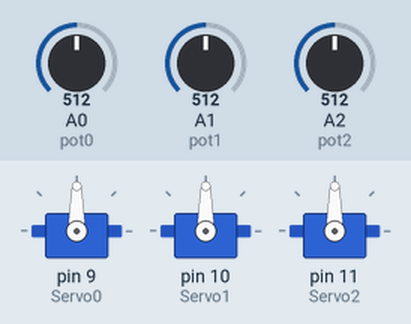
Recording of a sketch running on a simulated Arduino Uno, built with avr-gcc and run on an emulated ATmega328P. Shown: 3 × servo. Inputs (shaded band) come from the test bench; at power-on: A0 (pot0) = 512, A1 (pot1) = 512, A2 (pot2) = 512.

Above: at 1.2 s.
1.3 s: A0 (pot0) set to 716
At 1.9 s:
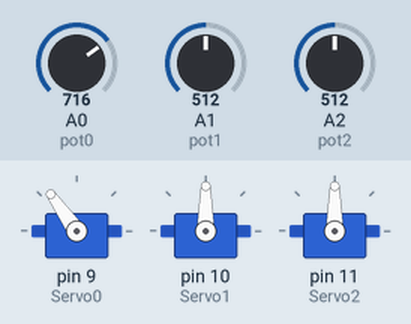
2.8 s: A1 (pot1) set to 716
At 3.2 s:
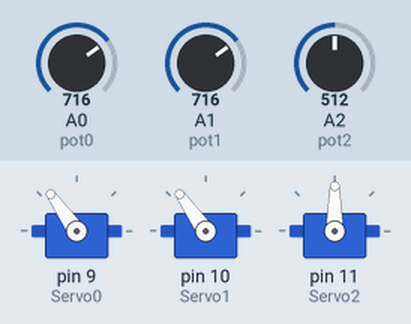
4.3 s: A2 (pot2) set to 716
At 5.5 s:
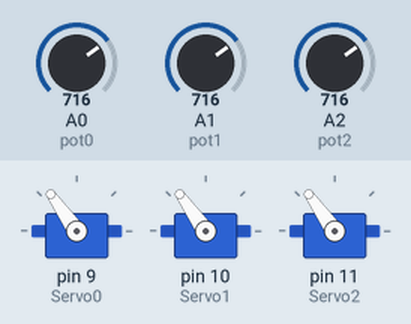
5.8 s: A0 (pot0) set to 900
At 7.0 s:
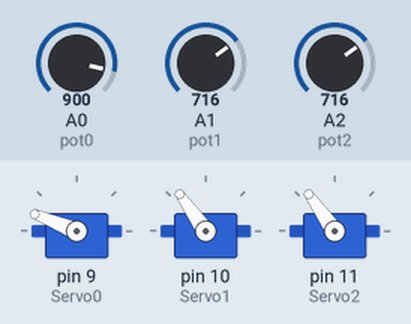
7.3 s: A1 (pot1) set to 900
At 8.3 s:
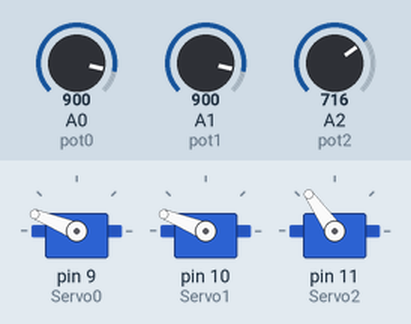
8.8 s: A2 (pot2) set to 900
At 9.5 s:
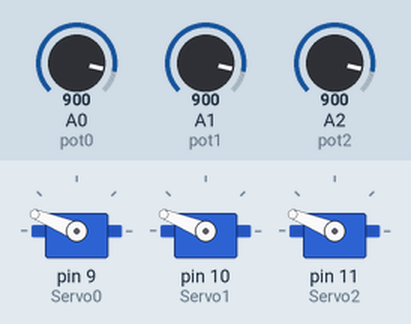
Timing chart, 0 to 11.3 s (numbered marks = the images above; inputs shaded):
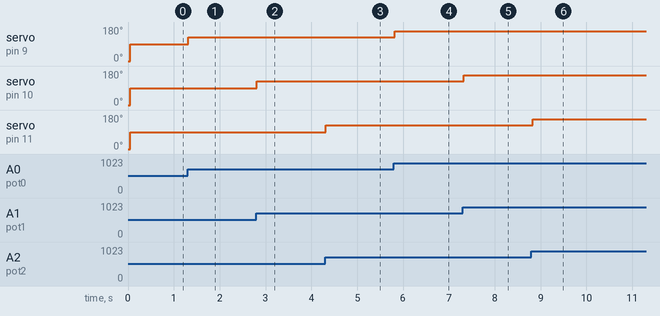

Measured:
- after the input at 1.3 s, servo on pin 9 (Servo0): 90° → 125° at once
- after the input at 2.8 s, servo on pin 10 (Servo1): 90° → 125° at once
- after the input at 4.3 s, servo on pin 11 (Servo2): 90° → 125° at once
- after the input at 5.8 s, servo on pin 9 (Servo0): 125° → 158° at once
- after the input at 7.3 s, servo on pin 10 (Servo1): 125° → 158° at once
- after the input at 8.8 s, servo on pin 11 (Servo2): 125° → 158° at once

The sketch:

Sketch_base_servo.ino
```cpp
//Sketch Braccio Robotico ToBeBoy

#include <Servo.h>

Servo Servo0;
Servo Servo1;
Servo Servo2;
int pos0 = 0;            // Posizione iniziale del servo motore
int pos1 = 0;            // Posizione iniziale del servo motore
int pos2 = 0;            // Posizione iniziale del servo motore
int pot0 = A0;        // Ingresso analogico del potenziometro
int pot1 = A1;        // Ingresso analogico del potenziometro
int pot2 = A2;        // Ingresso analogico del potenziometro
int potValue0 = 0;       // Valore letto del potenziometro 1
int potValue1 = 0;       // Valore letto del potenziometro 2
int potValue2 = 0;       // Valore letto del potenziometro 3
int outputValue0 = 0;    // Valore mappato del potenziometro
int outputValue1 = 0;    // Valore mappato del potenziometro
int outputValue2 = 0;    // Valore mappato del potenziometro

void setup()
{
  pinMode(pot0,INPUT);
  pinMode(pot1,INPUT);
  pinMode(pot2,INPUT);
  Servo0.attach(9);
  Servo1.attach(10);
  Servo2.attach(11);
  Servo0.write(pos0);
  Servo1.write(pos1);
  Servo2.write(pos2);
  delay(50);
}

void loop() {
  potValue0 = analogRead(pot0);
  potValue1 = analogRead(pot1);
  potValue2 = analogRead(pot2);

  pos0 = map(potValue0, 0, 1023, 0, 180);
  pos1 = map(potValue1, 0, 1023, 0, 180);
  pos2 = map(potValue2, 0, 1023, 0, 180);
  Servo0.write(pos0);
  Servo1.write(pos1);
  Servo2.write(pos2);
  delay(30);
}
```
